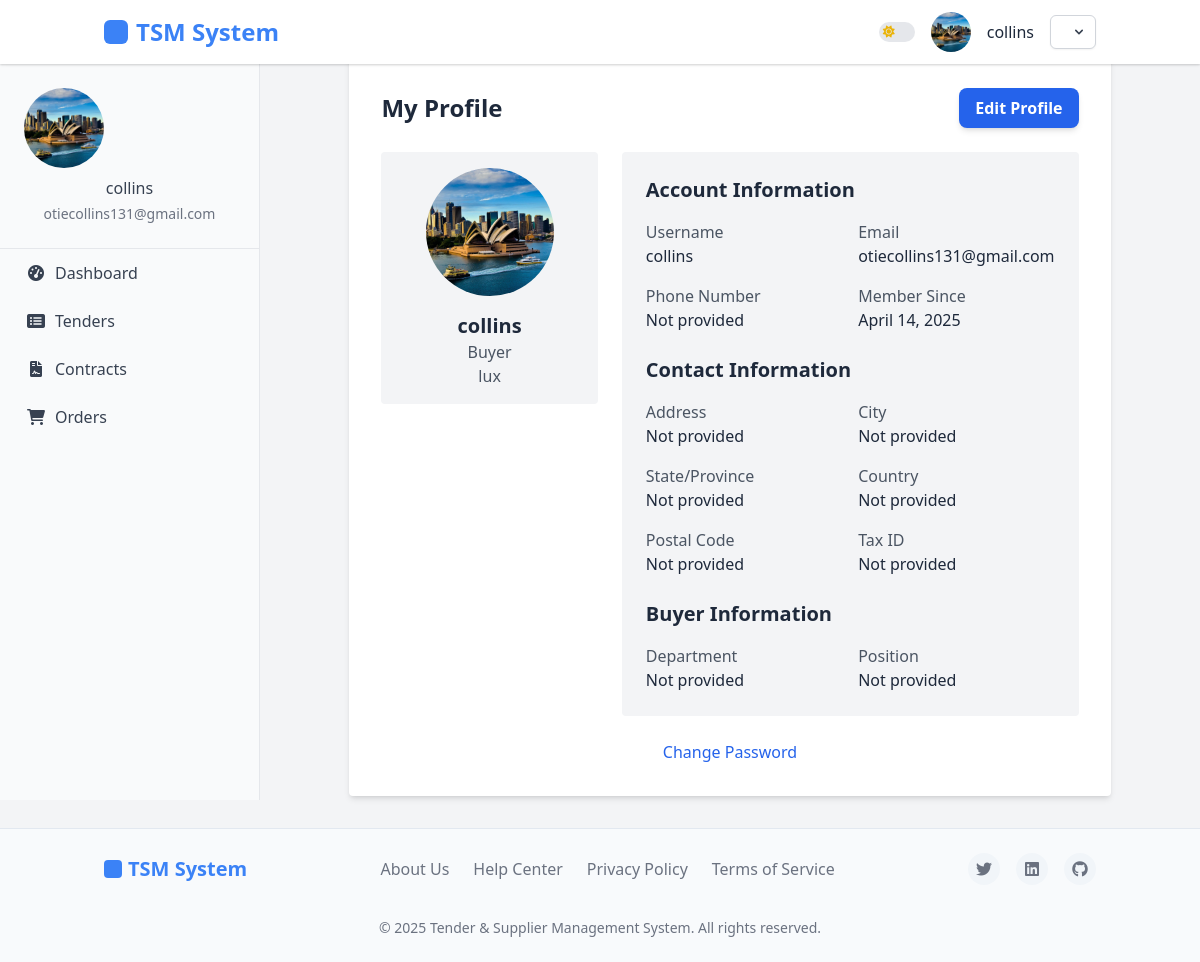
The page /accounts/profile/ (signed in) on the database its author committed.
### accounts/models.py (models this page shows, shortened)
class User(AbstractUser):
    USER_TYPE_CHOICES = (
        ('buyer', 'Buyer'),
        ('supplier', 'Supplier'),
        ('admin', 'Administrator'),
    )
    user_type = models.CharField(
        max_length=10,
        choices=USER_TYPE_CHOICES,
        default='buyer',
        verbose_name=_('User Type')
    )
    company_name = models.CharField(max_length=100, blank=True)
    phone_number = models.CharField(max_length=20, blank=True)
    email = models.EmailField(_('email address'), unique=True)
    USERNAME_FIELD = 'email'
    REQUIRED_FIELDS = ['username', 'user_type']
    @property
    def is_buyer(self):
        return self.user_type == 'buyer'
    @property
    def is_supplier(self):
        return self.user_type == 'supplier'
    class Meta:
        permissions = [
            ("manage_buyers", "Can manage buyer accounts"),
            ("manage_suppliers", "Can manage supplier accounts"),
        ]

class UserProfile(models.Model):
    user = models.OneToOneField(User, on_delete=models.CASCADE, related_name='profile')
    profile_picture = models.ImageField(upload_to='profile_pics/', blank=True, null=True)
    address = models.TextField(blank=True)
    city = models.CharField(max_length=100, blank=True)
    state = models.CharField(max_length=100, blank=True)
    country = models.CharField(max_length=100, blank=True)
    postal_code = models.CharField(max_length=20, blank=True)
    tax_id = models.CharField(max_length=50, blank=True)
    registration_date = models.DateTimeField(auto_now_add=True)
    last_active = models.DateTimeField(auto_now=True)
    business_category = models.CharField(max_length=100, blank=True)
    years_in_business = models.PositiveIntegerField(default=0)
    department = models.CharField(max_length=100, blank=True)
    position = models.CharField(max_length=100, blank=True)

### accounts/views.py (the view)
# urls.py: path('profile/', views.profile_view, name='profile'),
@login_required
def profile_view(request):
    user = request.user
    profile = user.profile
    return render(request, 'accounts/profile/view.html', {
        'user': user,
        'profile': profile
    })

### accounts/templates/accounts/profile/view.html (shortened to what this page needs)
{% extends 'base.html' %}
{% block content %}
<div class="max-w-4xl mx-auto bg-white p-8 rounded shadow-md mt-6">
    <div class="flex justify-between items-center mb-6">
        <h2 class="text-2xl font-semibold">My Profile</h2>
        <a href="{% url 'accounts:profile_edit' %}" class="py-2 px-4 bg-blue-600 hover:bg-blue-700 text-white font-semibold rounded-lg shadow-md focus:outline-none">
            Edit Profile
        </a>
    </div>
    <div class="grid grid-cols-1 md:grid-cols-3 gap-6">
        <div class="md:col-span-1">
            <div class="bg-gray-100 p-4 rounded text-center">
                {% if profile.profile_picture %}
                    <img src="{{ profile.profile_picture.url }}" alt="Profile Picture" class="w-32 h-32 mx-auto rounded-full object-cover">
                {% else %}
                    <div class="w-32 h-32 mx-auto rounded-full bg-gray-300 flex items-center justify-center">
                        <span class="text-3xl text-gray-600">{{ user.username.0|upper }}</span>
                    </div>
                {% endif %}
                <h3 class="mt-4 text-xl font-semibold">{{ user.get_full_name|default:user.username }}</h3>
                <p class="text-gray-600">{{ user.get_user_type_display }}</p>
                <p class="text-gray-600">{{ user.company_name }}</p>
            </div>
        </div>
        <div class="md:col-span-2">
            <div class="bg-gray-100 p-6 rounded">
                <h3 class="text-xl font-semibold mb-4">Account Information</h3>
                <div class="grid grid-cols-1 md:grid-cols-2 gap-4">
                    <div>
                        <p class="text-gray-600">Username</p>
                        <p class="font-medium">{{ user.username }}</p>
                    </div>
                    <div>
                        <p class="text-gray-600">Email</p>
                        <p class="font-medium">{{ user.email }}</p>
                    </div>
                    <div>
                        <p class="text-gray-600">Phone Number</p>
                        <p class="font-medium">{{ user.phone_number|default:"Not provided" }}</p>
                    </div>
                    <div>
                        <p class="text-gray-600">Member Since</p>
                        <p class="font-medium">{{ user.date_joined|date:"F j, Y" }}</p>
                    </div>
                </div>
                <h3 class="text-xl font-semibold mt-6 mb-4">Contact Information</h3>
                <div class="grid grid-cols-1 md:grid-cols-2 gap-4">
                    <div>
                        <p class="text-gray-600">Address</p>
                        <p class="font-medium">{{ profile.address|default:"Not provided" }}</p>
                    </div>
                    <div>
                        <p class="text-gray-600">City</p>
                        <p class="font-medium">{{ profile.city|default:"Not provided" }}</p>
                    </div>
                    <div>
                        <p class="text-gray-600">State/Province</p>
                        <p class="font-medium">{{ profile.state|default:"Not provided" }}</p>
                    </div>
                    <div>
                        <p class="text-gray-600">Country</p>
                        <p class="font-medium">{{ profile.country|default:"Not provided" }}</p>
                    </div>
                    <div>
                        <p class="text-gray-600">Postal Code</p>
                        <p class="font-medium">{{ profile.postal_code|default:"Not provided" }}</p>
                    </div>
                    <div>
                        <p class="text-gray-600">Tax ID</p>
                        <p class="font-medium">{{ profile.tax_id|default:"Not provided" }}</p>
                    </div>
                </div>
                {% if user.is_buyer %}
                <h3 class="text-xl font-semibold mt-6 mb-4">Buyer Information</h3>
                <div class="grid grid-cols-1 md:grid-cols-2 gap-4">
                    <div>
                        <p class="text-gray-600">Department</p>
                        <p class="font-medium">{{ profile.department|default:"Not provided" }}</p>
                    </div>
                    <div>
                        <p class="text-gray-600">Position</p>
                        <p class="font-medium">{{ profile.position|default:"Not provided" }}</p>
                    </div>
                </div>
                {% endif %}
            </div>
        </div>
    </div>
    <div class="mt-6 text-center">
        <a href="{% url 'accounts:password_change' %}" class="text-blue-600 hover:underline">Change Password</a>
    </div>
</div>
{% endblock %}

### accounts/templates/base.html (shortened to what this page needs)
<!DOCTYPE html>
<html lang="en" class="light">
    <head>
    <script src="https://cdn.tailwindcss.com"></script>
    <link rel="stylesheet" href="https://cdnjs.cloudflare.com/ajax/libs/font-awesome/6.0.0-beta3/css/all.min.css">
</head>
<body>
    <aside class="sidebar">
        <div class="sidebar-profile">
            {% if user.is_authenticated %}
                {% if user.profile.profile_picture %}
                    <img src="{{ user.profile.profile_picture.url }}" alt="{{ user.username }}'s Avatar">
                {% endif %}
                <h6>{{ user.get_full_name|default:user.username }}</h6>
                <p class="text-sm">{{ user.email }}</p>
            {% endif %}
        </div>
        <nav class="sidebar-nav">
            <ul>
                {% if user.is_authenticated %}
                    {% if user.is_buyer %}
                        <li><a href="{% url 'dashboard:buyer_dashboard' %}" {% if request.resolver_match.url_name == 'buyer_dashboard' %}class="active"{% endif %}><i class="fas fa-tachometer-alt"></i> Dashboard</a></li>
                        <li><a href="{% url 'tenders:tender_list' %}" {% if request.resolver_match.url_name == 'tender_list' %}class="active"{% endif %}><i class="fas fa-list-alt"></i> Tenders</a></li>
                        <li><a href="{% url 'contracts:contract_list' %}" {% if request.path == '/contracts/' %}class="active"{% endif %}><i class="fas fa-file-contract"></i> Contracts</a></li>
                        <li><a href="{% url 'orders:order_list' %}"><i class="fas fa-shopping-cart"></i> Orders</a></li>
                    {% endif %}
                {% endif %}
            </ul>
        </nav>
    </aside>
    <header>
        <nav class="container mx-auto px-4">
            <div class="logo">
                <a href="{% url 'home' %}" class="text-2xl font-bold">TSM System</a>
            </div>
            <div class="profile">
                <div class="theme-toggle-container">
                    <label class="relative inline-flex items-center cursor-pointer">
                        <span class="w-9 h-5 bg-gray-200 peer-focus:outline-none peer-focus:ring-2 peer-focus:ring-primary-300 dark:bg-gray-700 rounded-full peer dark:peer-focus:ring-primary-600 peer-checked:bg-primary-600 relative">
                            <i class="fas fa-sun absolute left-1 top-1/2 -translate-y-1/2 text-yellow-500 text-xs z-10 transition-opacity dark:opacity-0"></i>
                        </span>
                    </label>
                </div>
                {% if user.profile.profile_picture %}
                      <img src="{{ user.profile.profile_picture.url }}" alt="{{ user.username }}'s Avatar" class="w-10 h-10 rounded-full object-cover">
                    {% else %}
                      <img src="https://via.placeholder.com/40" alt="User Avatar" class="w-10 h-10 rounded-full object-cover">
                    {% endif %}
                {% if user.is_authenticated %}
                    <span class="username">{{ user.username }}</span>
                    <div class="relative inline-block text-left">
                        <button id="userMenuButton" type="button" class="inline-flex items-center justify-center px-3 py-2 text-sm font-medium text-gray-700 bg-white border border-gray-300 rounded-md shadow-sm hover:bg-gray-50 focus:outline-none focus:ring-2 focus:ring-offset-2 focus:ring-primary-500 dark:bg-gray-800 dark:border-gray-700 dark:text-gray-400 dark:hover:bg-gray-700" aria-expanded="false" aria-haspopup="true">
                            <svg class="w-4 h-4 ml-2 -mr-1" viewBox="0 0 20 20" fill="currentColor" aria-hidden="true">
                                <path fill-rule="evenodd" d="M5.293 7.293a1 1 0 011.414 0L10 10.586l3.293-3.293a1 1 0 111.414 1.414l-4 4a1 1 0 01-1.414 0l-4-4a1 1 0 010-1.414z" clip-rule="evenodd" />
                            </svg>
                        </button>
                    </div>
                {% endif %}
            </div>
        </nav>
    </header>
    <div class="main-content">
        {% block content %}{% endblock %}
    </div>
    <footer>
        <div class="container mx-auto px-4">
            <div class="footer-content">
                <div class="footer-logo">TSM System</div>
                <div class="footer-links">
                    <a href="#">About Us</a>
                    <a href="#">Help Center</a>
                    <a href="#">Privacy Policy</a>
                    <a href="#">Terms of Service</a>
                </div>
                <div class="footer-socials">
                    <a href="#"><i class="fab fa-twitter"></i></a>
                    <a href="#"><i class="fab fa-linkedin"></i></a>
                    <a href="#"><i class="fab fa-github"></i></a>
                </div>
                <div class="footer-copyright">
                    &copy; {% now "Y" %} Tender & Supplier Management System. All rights reserved.
                </div>
            </div>
        </div>
    </footer>
</body>
</html>

### rows shown on the page
User: profile.profile_picture (picture), get_full_name "collins", email "otiecollins131@gmail.com", username "collins", user_type "Buyer", company_name "lux", phone_number "Not provided", date_joined "April 14, 2025"
UserProfile: profile_picture (picture), address "Not provided", city "Not provided", state "Not provided", country "Not provided", postal_code "Not provided", tax_id "Not provided", department "Not provided", position "Not provided"
